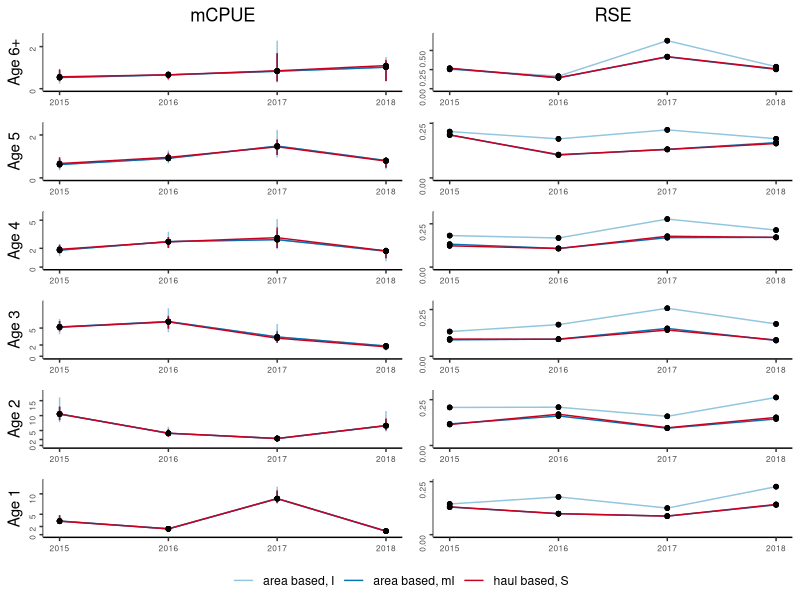
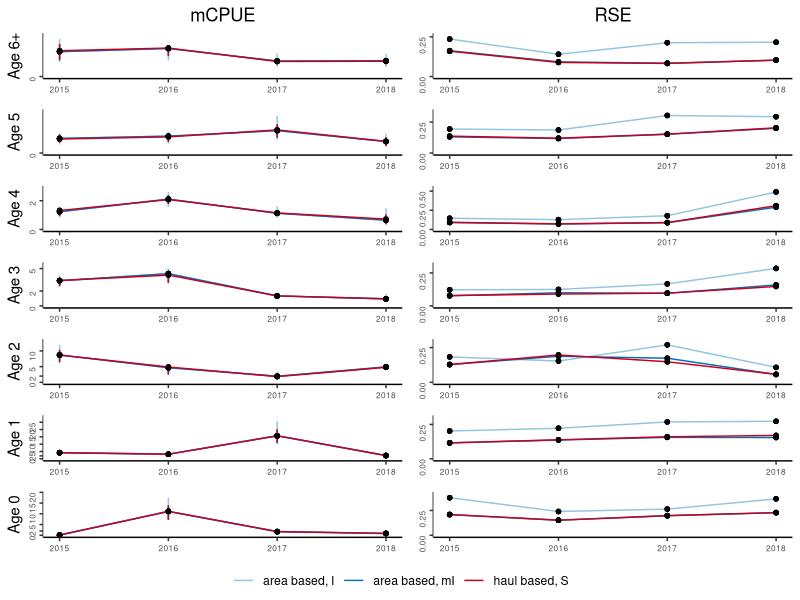
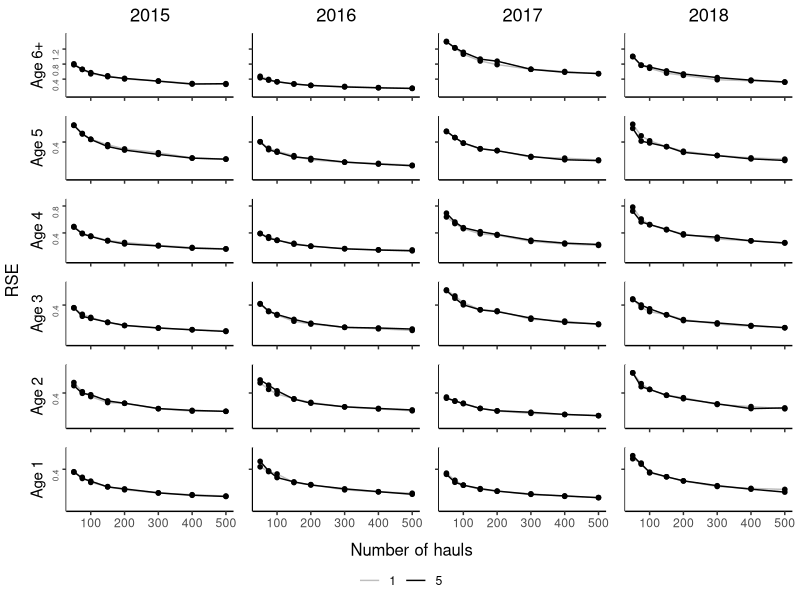
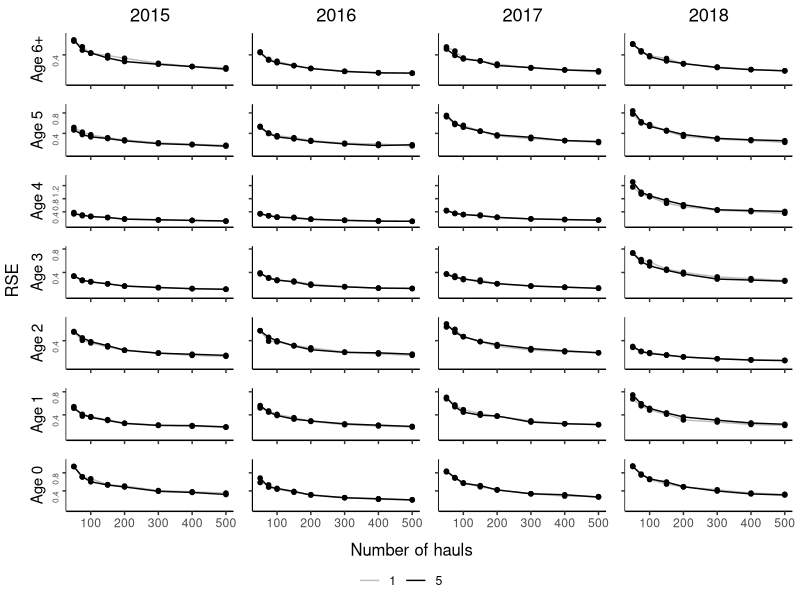

The R script that drew these images, in order:
#
# Example of tabulated plot inspired by Gerritsen et al. 2006
#

library(ggplot2)
library(grid)
library(gridExtra)
library(egg)

#' @noRd
makeColorMap <- function(columns, color){
  colors <- as.list(rep(color, length(columns)))
  names(colors) <- columns
  return(colors)
}

#' @noRd
panelPlotOverlay <- function(plotData, columnGroups, xVariable, yVariable, yVariableUpper, yVariableLower, xlimrow, ylimcol, showX=F, showY=F, ylabel="", basetheme=NULL, titletext="", pointcol=NULL, linecol=NULL, errorcol=NULL, tickmarks=NULL){
  
  panelplot <- ggplot(plotData, aes_string(x=xVariable, y=yVariable)) + xlim(xlimrow) + ylab(ylabel) + ylim(ylimcol)
  
  cols <- unique(plotData[,columnGroups])
  for (col in cols){
    colData <- plotData[plotData[,columnGroups] == col,]
    if (!is.null(yVariableUpper) & !is.null(yVariableLower)){
      panelplot <- panelplot + geom_linerange(data=colData, aes_string(ymin=yVariableLower, ymax=yVariableUpper), color=errorcol[[col]])
    }  
    #points and lines
    if (nrow(colData) == 0){
      panelplot <- panelplot + geom_blank()
    }
    else{
      panelplot <- panelplot + geom_line(data=colData, aes_string(color=columnGroups)) + geom_point(shape=20, size=2, color=pointcol[[col]]) + scale_color_manual(values = unlist(linecol))
    }
    
    if (!is.null(title) & col == cols[1]){
      panelplot <- panelplot + ggtitle(titletext)
    }
    
  }

  panelplot <- panelplot + basetheme()
  panelplot <- panelplot + theme(panel.grid.minor = element_blank(), panel.grid.major = element_blank())
  if (!is.null(tickmarks)){
    panelplot <- panelplot + scale_y_continuous(breaks=tickmarks, limits = ylimcol)
  }
  if (!showX){
    panelplot <- panelplot + theme(axis.title.x = element_blank(), axis.text.x=element_blank())
  }
  else{
    panelplot <- panelplot + theme(axis.title.x = element_blank())
  }
  
  if (!showY){
    panelplot <- panelplot + theme(axis.title.y = element_blank(), axis.text.y=element_blank())
  }
  
  return(panelplot)
}


#' Table plot
#' @description 
#'  makes a tabulated plot of estimates grouped by two covariates, one for columns, one for rows. axes of all plots are the same variables.
#' @details 
#' @param data data.table() with data, must contain columns identified by parameters 'columnGroups', 'rowGroups', 'xVariable' and 'yVariable'
#' @param columnGroups character() identifies column in data that identifies the grouping used for columns in the plot
#' @param rowGRoups character() identifies column in data that identifies the grouping used for rows in the plot
#' @param xVariable character() identifies column in data containting variable to be used for x-axis
#' @param yVariable character() identifies column in data containing variable to be used for y-axis
#' @param overlayGroups character() identifies column in data specifying the groups to be overlayed
#' @param ylab character(), optional, label for y-axis, if not provided 'yVariable' will be used.
#' @param ymin numeric(), optional, lower bounds of y axis, if not NULL y axis will be adopted to data for each column
#' @param ymax numeric(), optional, upper bounds of y axis, if not provided y axis will be adopted to data for each column
#' @param xlim vector, optional, lower and upper bounds of x axis, if not provided y axis will be adapted to data for each row
#' @param pointcol character() or named list mapping the values in data[,columnGroups] to colors, color of points in plots
#' @param linecol character() or named list mapping the values in data[,columnGroups] to colors color of connecting lines in plots
#' @param errorcol character() or named list mapping the values in data[,columnGroups] to colors color of error bars
#' @param tickmarks numeric() specifies tickmarks for y-axis
#' @param basetheme ggplot2 - theme function to use for plotting. Default adjusts y-axis label alignments to account for variable width of tick-labels.
#' @param reverseX logical() whether to reverse X axes
#' @param hLineCol character() specify any column that should be used for horisontal reference lines
stackedPanelsOverlay <- function(data, columnGroups, rowGroups, xVariable, yVariable, overlayGroups, ylab=NULL, xlab=NULL, xlim=NULL, ymin=0, ymax=NULL, pointcol="black", linecol="#cb181d", errorcol="#cb181d", tickmarks=NULL, basetheme=function(x){ggplot2::theme_classic() + theme(plot.title = element_text(hjust = 0.5), axis.text.y = element_text(angle = 90, hjust = 1, size=6))}, reverseX=F, hLineCol=NULL){
  
  if(is.numeric(columnGroups) | is.numeric(rowGroups)){
    stop("ColumnGroups and rowGroups can not be numeric variables. Covert with as.character()")
  }
  
  if (!all(c(columnGroups, rowGroups, xVariable, yVariable) %in% names(data))){
    stop("Some arguments (columnGroups, rowGroups, xVariable, yVariable) not found in data.")
  }
  
  if (any(is.na(data[,c(columnGroups, rowGroups, xVariable)]))){
    stop("NAs in grouping variables or x variable")
  }

  if (is.null(ylab)){
    ylab <- yVariable
  }
  
  if (is.null(xlab)){
    xlab <- xVariable
  }
  
  rows <- sort(unique(unlist(data[,rowGroups])), decreasing = T)
  cols <- sort(unique(unlist(data[,columnGroups])))
  og <- sort(unique(unlist(data[,overlayGroups])))
  if (is.character(linecol)){
    linecol <- makeColorMap(og, linecol)
  }
  if (is.character(pointcol)){
    pointcol <- makeColorMap(og, pointcol)
  }
  if (is.character(errorcol)){
    errorcol <- makeColorMap(og, errorcol)
  }
  
  panels <- list()
  for (row in rows){
    
    #determine ylims if necessary
    minvar <- yVariable
    miny <- ymin
    if (is.null(miny)){
      miny <- min(data[data[,rowGroups] == row,minvar])
      miny <- miny - abs(miny) * .1
    }
    
    maxvar <- yVariable
    maxy <- ymax
    if (is.null(maxy)){
      maxy <- max(data[data[,rowGroups] == row,maxvar])
      maxy <- maxy + abs(maxy) * .1
    }
    ylimcol <- c(miny, maxy)
    
    for (col in cols){
      xlimrow <- xlim
      if (is.null(xlimrow)){
        xlimrow <- c(min(data[data[,columnGroups] == col,xVariable]), max(data[data[,columnGroups] == col,xVariable]))
      }
      
      title <- NULL
      if (row == rows[1]){
        title = col
      }

      plotdata <- data[data[,columnGroups] == col & data[,rowGroups] == row,]
            
      referenceline <- NULL
      if (!is.null(hLineCol)){
        stopifnot(length(unique(unlist(plotdata[,hLineCol])))==1)
        referenceline <- unlist(plotdata[,hLineCol])[1]
      }

      panel <- panelPlotOverlay(plotdata, overlayGroups, xVariable, yVariable, yVariableUpper=NULL, yVariableLower=NULL, xlimrow, ylimcol, showX=(row == rows[length(rows)]), showY=(col == cols[1]), ylabel=row, basetheme=basetheme, title=title, pointcol=pointcol, linecol=linecol, errorcol=errorcol, tickmarks=tickmarks)
      panel <- panel + theme(legend.position="none")
      panels[[paste(row, col, sep="/")]] <- panel
      
    }
  }
  
  g <- ggplotGrob(panels[[1]] + theme(legend.position="bottom", legend.title = element_blank()))$grobs
  legend <- g[[which(sapply(g, function(x) x$name) == "guide-box")]]
  lheight <- sum(legend$height)
  grid.arrange(
    ggarrange(
      plots=panels,
      nrow=length(rows),
      left=ylab,
      bottom=xlab,draw=F
    ),
    legend,
    ncol = 1,
    heights = unit.c(unit(1, "npc") - lheight, lheight))
}

#' Makes Two column plot-table
#' Same x-axis, and row-categories, but two different y-axis for the different groups.
#' values for each of the column groups are plotted on top of each other in the column to the right for yvariable1
#' values for each of the column groups are plotted on top of each other in the column to the left for yvariable2
overlayedColumnPlot <- function(data, columnGroups, rowGroups, xVariable, yVariable1, yVariable2, yVariable1Lower=NULL, yVariable1Upper=NULL, yVariable2Lower=NULL, yVariable2Upper=NULL, ylab1=NULL, ylab2=NULL, xlab=NULL, xlim=NULL, ymin1=0, ymin2=0, ymax1=NULL, ymax2=NULL, pointcol="black", linecol="#cb181d", errorcol="#cb181d", tickmarksY1=NULL, tickmarksY2=NULL, basetheme=function(x){ggplot2::theme_classic() + theme(plot.title = element_text(hjust = 0.5), axis.text.y = element_text(angle = 90, hjust = 1, size=6), axis.text.x=element_text(size=6))}){
  if(is.numeric(columnGroups) | is.numeric(rowGroups)){
    stop("ColumnGroups and rowGroups can not be numeric variables. Covert with as.character()")
  }
  
  if (!all(c(columnGroups, rowGroups, xVariable, yVariable1, yVariable2) %in% names(data))){
    stop("Some arguments (columnGroups, rowGroups, xVariable, yVariable1, yvaraible2) not found in data.")
  }
  
  if (any(is.na(data[,c(columnGroups, rowGroups, xVariable)]))){
    stop("NAs in grouping variables or x variable")
  }
  
  if (is.null(yVariable1Upper) + is.null(yVariable1Lower) == 1){
    stop("Provide either both yVariableUpper and yVariableLower, or neither of them")
  }
  if (is.null(yVariable2Upper) + is.null(yVariable2Lower) == 1){
    stop("Provide either both yVariableUpper and yVariableLower, or neither of them")
  }
  
  if (is.null(ylab1)){
    ylab1 <- yVariable1
  }
  if (is.null(ylab2)){
    ylab2 <- yVariable2
  }
  
  if (is.null(xlab)){
    xlabel <- xVariable
  }
  else{
    xlabel <- xlab
  }
  
  rows <- sort(unique(unlist(data[,rowGroups])), decreasing = T)
  cols <- sort(unique(unlist(data[,columnGroups])))
  
  if (is.character(linecol)){
    linecol <- makeColorMap(cols, linecol)
  }
  if (is.character(pointcol)){
    pointcol <- makeColorMap(cols, pointcol)
  }
  if (is.character(errorcol)){
    errorcol <- makeColorMap(cols, errorcol)
  }
  
  panels <- list()
  for (row in rows){
    
    #determine ylims for yVariable1 if necessary
    minvar1 <- yVariable1
    if (!is.null(yVariable1Lower)){
      minvar1 <- yVariable1Lower  
    }
    miny1 <- ymin1
    if (is.null(miny1)){
      miny1 <- min(data[data[,rowGroups] == row,minvar1])
      miny1 <- miny1 - abs(miny1) * .1
    }
    
    maxvar1 <- yVariable1
    if (!is.null(yVariable1Upper)){
      maxvar1 <- yVariable1Upper  
    }
    maxy1 <- ymax1
    if (is.null(maxy1)){
      maxy1 <- max(data[data[,rowGroups] == row,maxvar1])
      maxy1 <- maxy1 + abs(maxy1) * .1
    }
    ylim1col <- c(miny1, maxy1)
    
    
    #determine ylims for yVariable2 if necessary
    minvar2 <- yVariable2
    if (!is.null(yVariable2Lower)){
      minvar2 <- yVariable2Lower  
    }
    miny2 <- ymin2
    if (is.null(miny2)){
      miny2 <- min(data[data[,rowGroups] == row,minvar2])
      miny2 <- miny2 - abs(miny2) * .1
    }
    
    maxvar2 <- yVariable2
    if (!is.null(yVariable2Upper)){
      maxvar2 <- yVariable2Upper  
    }
    maxy2 <- ymax2
    if (is.null(maxy2)){
      maxy2 <- max(data[data[,rowGroups] == row,maxvar2])
      maxy2 <- maxy2 + abs(maxy2) * .1
    }
    ylim2col <- c(miny2, maxy2)
    
    #get x-axis and title params
    xlimrow <- xlim
    if (is.null(xlimrow)){
      xlimrow <- c(min(data[,xVariable]), max(data[,xVariable]))
    }
    
    title1 <- NULL
    if (row == rows[1]){
      title1 = yVariable1
    }
    title2 <- NULL
    if (row == rows[1]){
      title2 = yVariable2
    }
    
    plotdata <- data[data[,rowGroups] == row,]
    #plot yvar1
    panel <- panelPlotOverlay(plotdata, columnGroups, xVariable, yVariable1, yVariable1Upper, yVariable1Lower, xlimrow, ylim1col, showX=T, showY=T, ylabel=row, basetheme=basetheme, title=title1, pointcol=pointcol, linecol=linecol, errorcol=errorcol, tickmarks=tickmarksY1)
    panel <- panel + theme(legend.position="none")
    panels[[paste(row, "yvar1", sep="/")]] <- panel
    
    #plot yvar2
    panel <- panelPlotOverlay(plotdata, columnGroups, xVariable, yVariable2, yVariable2Upper, yVariable2Lower, xlimrow, ylim2col, showX=T, showY=T, ylabel=NULL, basetheme=basetheme, title=title2, pointcol=pointcol, linecol=linecol, errorcol=errorcol, tickmarks=tickmarksY2)
    panel <- panel + theme(legend.position="none")
    panels[[paste(row, "yvar2", sep="/")]] <- panel
    
  }
  
  
  g <- ggplotGrob(panels[[1]] + theme(legend.position="bottom", legend.title = element_blank()))$grobs
  legend <- g[[which(sapply(g, function(x) x$name) == "guide-box")]]
  lheight <- sum(legend$height)
  grid.arrange(
    ggarrange(
      plots=panels,
      nrow=length(rows),
      left=ylab,
      bottom=xlab,draw=F
    ),
    legend,
    ncol = 1,
    heights = unit.c(unit(1, "npc") - lheight, lheight))
  
}

warning("Change file reference to package location")
warning("Check which CI to use")
warning("Check axis labels")


#
# compare the estimated mCPUE from the two ALKs for each age group (showing confidence intervals)
#

alkresult <- read.csv("data/ALKs_results.csv", sep=";", stringsAsFactors = F, dec = ",", na.strings = c("#N/A"))
alkresult$bs <- NULL
alkresult[alkresult$Bootstrap=="Stratified", "bs"] <- "S"
alkresult[alkresult$Bootstrap=="ICES-IBTS", "bs"] <- "I"
alkresult[alkresult$Bootstrap=="Modified-ICES", "bs"] <- "mI"
alkresult$ALKm <- paste(alkresult$ALK, alkresult$bs, sep=", ")
alkresult$age <- paste("Age", alkresult$age)
alkresult$RSE <- alkresult$sd / alkresult$mCPUE


estimator_colors <- list()
estimator_colors[["area based, I"]] <- "#92c5de"
estimator_colors[["area based, mI"]] <- "#0571b0"
estimator_colors[["haul based, S"]] <- "#ca0020"

####
# Plot 1
# Using Q1 and all years
#
#
alkq1 <- alkresult[alkresult$Quarter=="Q1",]
alkq1 <- alkq1[alkq1$age != "Age 0",]
pdf(file = "figures/mCpueRseQ1.pdf", width=3.35, onefile = F) #85mm in inches
overlayedColumnPlot(data = alkq1, columnGroups = "ALKm", rowGroups = "age", xVariable = "Year", yVariable1 = "mCPUE", yVariable2 = "RSE", yVariable1Lower = "Q025", yVariable1Upper = "Q975", tickmarksY1 = c(0,2,5,10,15,20,25), tickmarksY2=c(0,.25,.5,.75,1,1.25,1.5), pointcol = "black", linecol = estimator_colors, errorcol = estimator_colors)
dev.off()

####
# Plot 2 - for supplementary
# As plot 1, but for Q3, retaining age group 0
# Using Q3 and all years
alkq3 <- alkresult[alkresult$Quarter=="Q3",]
pdf(file = "figures/suppMatMcpueRseQ3.pdf", width=3.35, onefile = F) #85mm in inches
overlayedColumnPlot(data = alkq3, columnGroups = "ALKm", rowGroups = "age", xVariable = "Year", yVariable1 = "mCPUE", yVariable2 = "RSE", yVariable1Lower = "Q025", yVariable1Upper = "Q975", tickmarksY1 = c(0,2,5,10,15,20,25), tickmarksY2=c(0,.25,.5,.75,1,1.25,1.5), pointcol = "black", linecol = estimator_colors, errorcol = estimator_colors)
dev.off()


####
# Plot 7
# overlay 1 and 5 for otholith per 5 cm

resamplingCol <- list()
resamplingCol[["1"]] <- "grey"
resamplingCol[["5"]] <- "black"

resamplingOtolithsAndHauls <- read.csv("OtolithsAndHauls_Results_2015_2018/OtolAndHaul_1_5_per_5cm_areaBased2015_2018.csv", sep=";", stringsAsFactors = F, na.strings=c("NA"))
resamplingOtolithsAndHauls$cv <- resamplingOtolithsAndHauls$sd / resamplingOtolithsAndHauls$bootstrapMean
resamplingOtolithsAndHauls$age <- paste("Age", resamplingOtolithsAndHauls$age)
resamplingOtolithsAndHauls$Year <- as.character(resamplingOtolithsAndHauls$Year)
resamplingOtolithsAndHauls$Otolith_per5cm <- as.character(resamplingOtolithsAndHauls$Otolith_per5cm)
resamplingOtolithsAndHaulsQ1 <- resamplingOtolithsAndHauls[resamplingOtolithsAndHauls$Quarter=="Q1",]
resamplingOtolithsAndHaulsQ1 <- resamplingOtolithsAndHaulsQ1[resamplingOtolithsAndHaulsQ1$age != "Age 0",]

pdf(file = "figures/resamplingAgeAndHaulsQ1.pdf", width=3.35, onefile = F) #85mm in inches
stackedPanelsOverlay(data = resamplingOtolithsAndHaulsQ1, columnGroups = "Year", rowGroups = "age", xVariable = "N", yVariable = "cv", overlayGroups="Otolith_per5cm", xlab="Number of hauls", ylab="RSE", ymin=0, pointcol = resamplingCol, linecol = resamplingCol, errorcol = resamplingCol, tickmarks = c(.4,.8,1.2))
dev.off()

####
# Plot 8 - supplementary
# Like plot 7, but for Q3 and including aGE GROUP 0
resamplingOtolithsAndHaulsQ3 <- resamplingOtolithsAndHauls[resamplingOtolithsAndHauls$Quarter=="Q3",]
pdf(file = "figures/suppMatResamplingAgeAndHaulsQ3.pdf", width=3.35, onefile = F) #85mm in inches
stackedPanelsOverlay(data = resamplingOtolithsAndHaulsQ3, columnGroups = "Year", rowGroups = "age", xVariable = "N", yVariable = "cv", overlayGroups="Otolith_per5cm", xlab="Number of hauls", ylab="RSE", ymin=0, pointcol = resamplingCol, linecol = resamplingCol, errorcol = resamplingCol, tickmarks = c(.4,.8,1.2))
dev.off()

####
# Plot 9  - supplementary
# Like plot 7, but for 1997 - 1999

####
# Plot 10  - supplementary
# Like plot 9, but for Q3 and including age group 0
